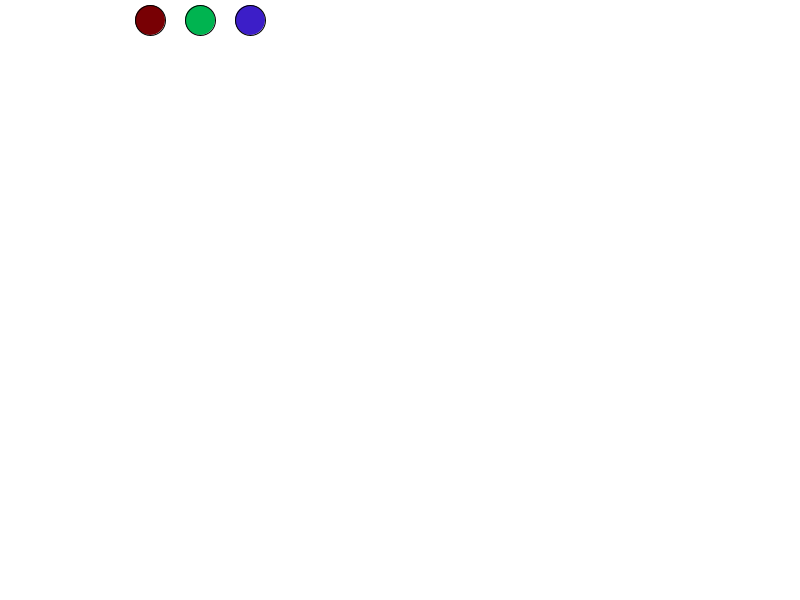
Frame 1 (no input)
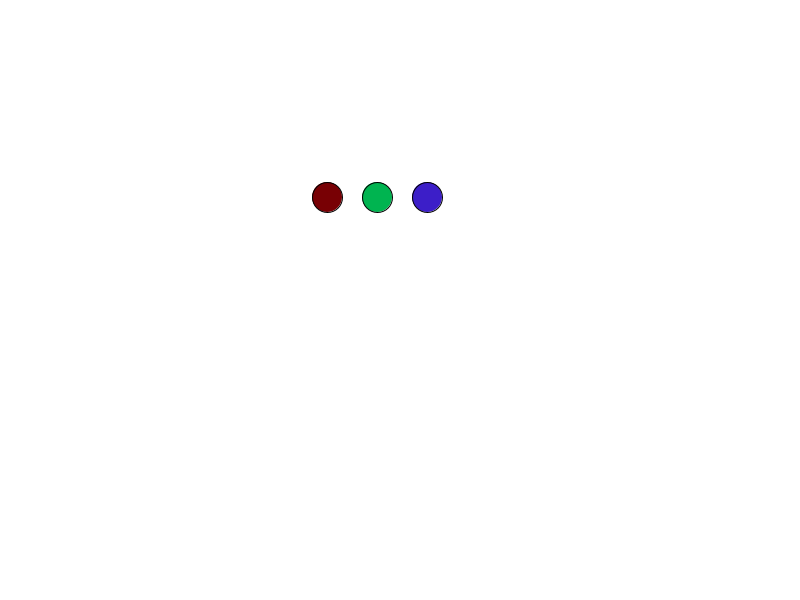
Frame 60 (the mouse pressed at the canvas centre just before this capture)
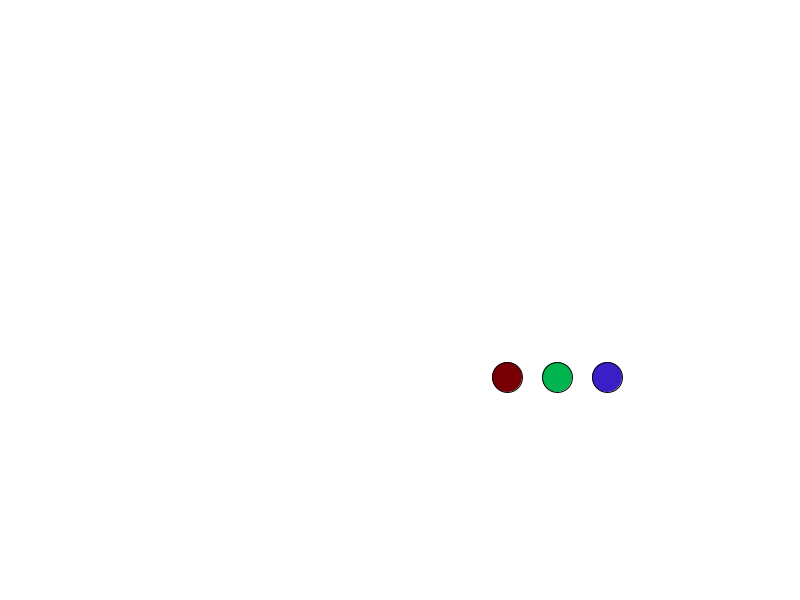
Frame 120 (the mouse held since frame 60 and released just before this capture)

The Processing sketch that drew these frames (run headless with seeded random() and noise(); from frame 60 on, the mouse is pressed at the canvas centre):

// Processing sketch: processing_161283
// ── processing_161283.pde

int x = 200;
int y = 20;
int xspeed = 3;
int yspeed = 3;
 
void setup() {
  size(800, 600);
  frameRate (400);
 
}
 
void draw() {
  background(255);
 
     
    //if (x+100 > width || x+100 < 0) { // left wall
      //xspeed = -xspeed; // go the other way
   // }
    if (x > width || x < 0) { // right wall
      xspeed = -xspeed; // go the other way
    }
    if (y > height || y < 0) { // top and bottom walls
      yspeed = -yspeed; // go the other way
    }
    fill (120,0,4);
    ellipse (x- 50, y, 30, 30);
    fill (0, 180, 80);
    ellipse (x,y,30,30);
    fill (60, 30, 200);
    ellipse(x+50,y,30,30);
   
  x+=xspeed; // this effectively moves them
  y+=yspeed;
}
